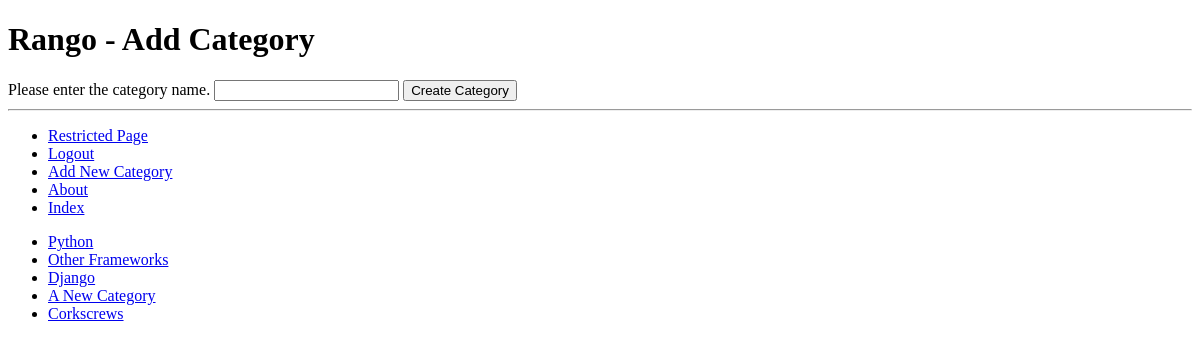
Before: /rango/add_category/ (signed in) with the older database file.
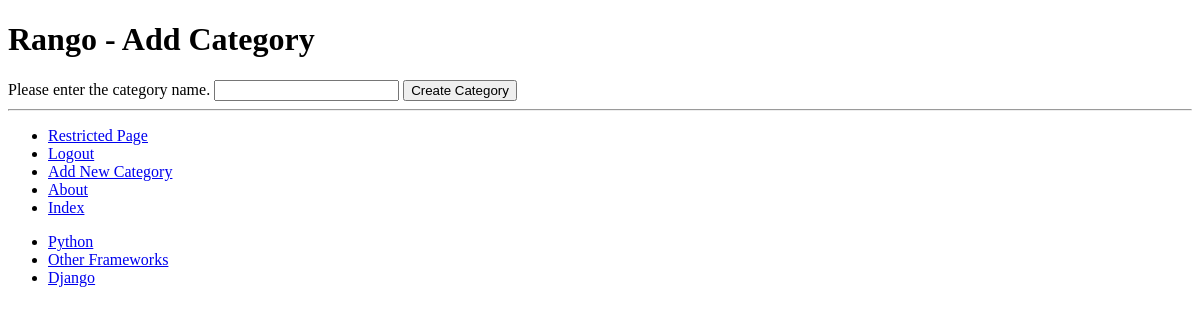
After: the same page with the newer database file.
### rango/models.py (models this page shows, shortened)
class Category(models.Model):
	WIDTH = 128
	name = models.CharField(max_length = WIDTH,unique=True)
	views = models.IntegerField(default=0)
	likes = models.IntegerField(default=0)
	slug = models.SlugField(unique=True)
	class Meta:
		verbose_name_plural = 'Categories'

### rango/views.py (the view, shortened to what this page needs)
@login_required
def add_category(request):
	form = CategoryForm()
	return render(request, 'rango/add_category.html', {'form': form})

### rango/forms.py
class CategoryForm(forms.ModelForm):
	name = forms.CharField(max_length = Category.WIDTH,
	help_text="Please enter the category name.")
	views = forms.IntegerField(widget=forms.HiddenInput(), initial=0)
	likes = forms.IntegerField(widget=forms.HiddenInput(), initial=0)
	slug = forms.CharField(widget=forms.HiddenInput(), required=False)
	class Meta:
		model = Category
		fields = ('name',)

### rango/templatetags/rango_template_tags.py (called while the page is built)
@register.inclusion_tag('rango/cats.html')
def get_category_list(cat=None):
	return {'cats': Category.objects.all(),
			'act_cat': cat}

### templates/rango/add_category.html (shortened to what this page needs)
<!DOCTYPE html>
{% extends 'rango/base.html' %}
{% block body_block %}
		<h1> Rango - Add Category </h1>
		<form id="category_form" method="post" action="{% url 'add_category'%}">
			{% for field in form.visible_fields %}
				{{ field.help_text }}
				{{ field }}
			{% endfor %}
			<input type="submit" name="submit" value="Create Category" />
		</form>
{% endblock %}

### templates/rango/cats.html
<!DOCTYPE html>
<ul>
{% if cats %}
	{% for c in cats %}
		{% if c == act_cat %}
			<li>
			<strong>
				<a href="{% url 'show_category' c.slug %}">{{c.name}}</a>
			</strong>
			</li>
		{% else %}
			<li>
				<a href="{% url 'show_category' c.slug %}">{{c.name}}</a>
			</li>
		{% endif %}
	{% endfor %}
{% else %}
	<li><strong> There are no categories present </strong> </li>
{% endif %}
</ul>

Changed rows visible on the page:
removed Category: name "A New Category"
removed Category: name "Corkscrews"
